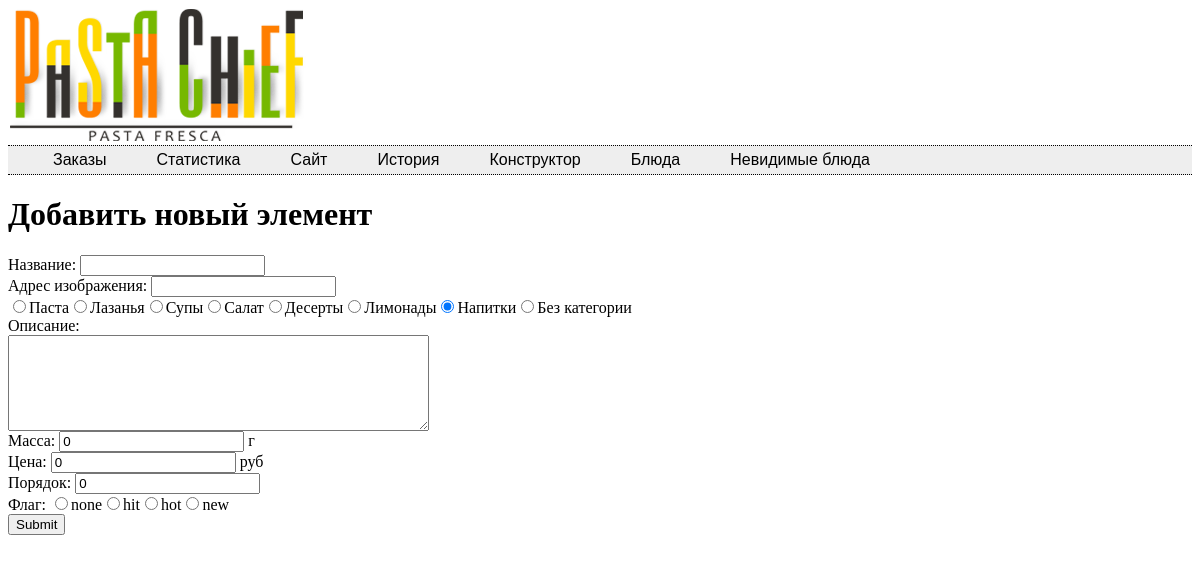
Page /admin/itemedit.php?newcat=2 on the committed database.
### tables this page shows
CREATE TABLE IF NOT EXISTS `ps_cats` (
  `ctid` int(11) NOT NULL AUTO_INCREMENT,
  `catname` varchar(255) NOT NULL,
  `catcolor` varchar(100) NOT NULL,
  `catimage` varchar(255) NOT NULL,
  `catsort` int(11) NOT NULL,
  `catvis` int(4) NOT NULL,
  PRIMARY KEY (`ctid`)
);

### admin/itemedit.php (the view, shortened to what this page needs)
<?php
require_once("../libpastadb.php");
if (isset($_POST['ithash'])) {
        $hash = $_POST['ithash'];
        if ($hash=="") $hash = md5(time() + microtime());
        if (mysqli_query($db,"INSERT INTO ps_items2 VALUES('0','".addq1($hash)."','".addq1($_POST['name'])."','".addq1($_POST['itdesc'])."','".addq1($_POST['img'])."','".addq1($_POST['sprice'])."','".addq1($_POST['cat'])."','".addq1($_POST['itflag'])."','".addq1($_POST['itmass'])."','".addq1($_POST['itsort'])."','1')".
                    " ON DUPLICATE KEY UPDATE name = '".addq1($_POST['name'])."', img = '".addq1($_POST['img'])."', itdesc = '".addq1($_POST['itdesc'])."', sprice = '".addq1($_POST['sprice'])."', cat = '".addq1($_POST['cat'])."', itflag = '".addq1($_POST['itflag'])."', itmass = '".addq1($_POST['itmass'])."', itsort = '".addq1($_POST['itsort'])."';"))
         Header("Location: items.php"); else echo mysqli_error();
         exit;
}		elseif ($_GET['newcat']) {
      $cat = $_GET['newcat']+1-1;
      $it['cat'] = $cat;
        $it['ithash']= "";
        $it['name'] = "";
		$it['img'] = "";
		$it['itdesc'] = "";
		$it['itmass'] = 0;
		$it['sprice'] = 0;
        $it['itsort'] = 0;
		$it['itflag'] = 0;
} else {
        Header("Location: items.php");
}
  require_once("map.php");
  if ($it['ithash']=="") echo "<h1>Добавить новый элемент</h1>";
  else echo "<h1>Редактировать</h1>";
  echo "<form method=post>";
  echo "Название: <input type=text name=name value=\"".htmlspecialchars($it['name'])."\"><br>";
  echo "Адрес изображения: <input type=text name=img value=\"".htmlspecialchars($it['img'])."\"><br>";
   $ath2 = mysqli_query($db,"SELECT * FROM ps_cats ORDER BY catsort;");
        while ($chan = mysqli_fetch_array($ath2)) {
            $checked = ($it['cat']==$chan['ctid']) ? "checked=\"checked\"" : "";
            $ch = $chan['catname'];
            echo "<label><input type=radio name=cat value=\"".$chan['ctid']."\" $checked>$ch</label>";
        }
        echo "<br>";
  echo "Описание:<br> <textarea cols=50 rows=6 name=itdesc>".htmlspecialchars($it['itdesc'])."</textarea><br>";
  echo "Масса: <input type=text name=itmass value=\"".htmlspecialchars($it['itmass'])."\"> г<br>";
  echo "Цена: <input type=text name=sprice value=\"".htmlspecialchars($it['sprice'])."\"> руб<br>";
  echo "Порядок: <input type=text name=itsort value=\"".htmlspecialchars($it['itsort'])."\"><br>";
  echo "Флаг: ";
  echo radio('itflag',$it['itflag'],'itflag');
  echo "<input type=submit></form>";
function radio($name,$value,$column) {
global $db;
        $sql = "SHOW COLUMNS FROM ps_items2 LIKE '$column';";
        $values = array($value);
    if ($result = mysqli_query($db,$sql)) {
        $enum = mysqli_fetch_object($result);
        preg_match_all("/'([\w ]*)'/", $enum->Type, $regs);
        $values = $regs[1];
    }
    $out = "";
    foreach ($values as $val) {
        $checked = $val == $value ? "checked=\"checked\"" : "";
        $out.= "<label><input type=radio name=$name value=\"$val\" $checked>$val</label>";
    }
    $out.="<br>";
    return $out;
}
?>

### rows in the picture
ps_cats: catname "Паста"
ps_cats: catname "Лазанья"
ps_cats: catname "Супы"
ps_cats: catname "Салат"
ps_cats: catname "Десерты"
ps_cats: catname "Лимонады"
ps_cats: catname "Напитки"
ps_cats: catname "Без категории", itmass "0", sprice "0", itsort "0"

### other values in the picture
$b "Заказы"
$b "Статистика"
$b "Сайт"
$b "История"
$b "Конструктор"
$b "Блюда"
$b "Невидимые блюда"
$val "none"
$val "hit"
$val "hot"
$val "new"
